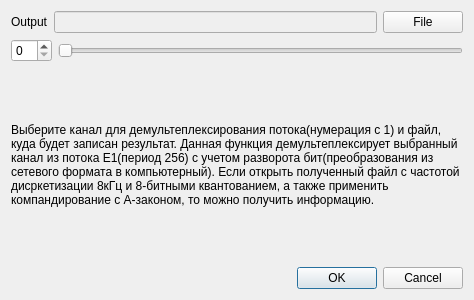
<?xml version="1.0" encoding="UTF-8"?>
<ui version="4.0">
 <class>DemultStreamDialog</class>
 <widget class="QDialog" name="DemultStreamDialog">
  <property name="geometry">
   <rect>
    <x>0</x>
    <y>0</y>
    <width>474</width>
    <height>300</height>
   </rect>
  </property>
  <property name="windowTitle">
   <string>Dialog</string>
  </property>
  <property name="modal">
   <bool>true</bool>
  </property>
  <layout class="QGridLayout" name="gridLayout">
   <item row="0" column="0">
    <layout class="QVBoxLayout" name="verticalLayout">
     <item>
      <layout class="QHBoxLayout" name="horizontalLayout_2">
       <item>
        <widget class="QLabel" name="outputLB">
         <property name="text">
          <string>Output</string>
         </property>
        </widget>
       </item>
       <item>
        <widget class="QLineEdit" name="outputLED">
         <property name="enabled">
          <bool>false</bool>
         </property>
        </widget>
       </item>
       <item>
        <widget class="QPushButton" name="outputPBN">
         <property name="text">
          <string>File</string>
         </property>
        </widget>
       </item>
      </layout>
     </item>
     <item>
      <layout class="QHBoxLayout" name="horizontalLayout">
       <item>
        <widget class="QSpinBox" name="channelSB"/>
       </item>
       <item>
        <widget class="QSlider" name="channelSL">
         <property name="orientation">
          <enum>Qt::Horizontal</enum>
         </property>
        </widget>
       </item>
      </layout>
     </item>
     <item>
      <widget class="QLabel" name="infoLB">
       <property name="text">
        <string>Выберите канал для демультеплексирования потока(нумерация с 1) и файл, куда будет записан результат. Данная функция демультеплексирует выбранный канал из потока E1(период 256) с учетом разворота бит(преобразования из сетевого формата в компьютерный). Если открыть полученный файл с частотой дисркетизации 8кГц и 8-битными квантованием, а также применить компандирование с A-законом, то можно получить информацию.</string>
       </property>
       <property name="wordWrap">
        <bool>true</bool>
       </property>
      </widget>
     </item>
     <item>
      <widget class="QDialogButtonBox" name="buttonBox">
       <property name="standardButtons">
        <set>QDialogButtonBox::Cancel|QDialogButtonBox::Ok</set>
       </property>
      </widget>
     </item>
    </layout>
   </item>
  </layout>
 </widget>
 <resources/>
 <connections>
  <connection>
   <sender>channelSB</sender>
   <signal>valueChanged(int)</signal>
   <receiver>channelSL</receiver>
   <slot>setValue(int)</slot>
   <hints>
    <hint type="sourcelabel">
     <x>31</x>
     <y>110</y>
    </hint>
    <hint type="destinationlabel">
     <x>209</x>
     <y>110</y>
    </hint>
   </hints>
  </connection>
  <connection>
   <sender>channelSL</sender>
   <signal>valueChanged(int)</signal>
   <receiver>channelSB</receiver>
   <slot>setValue(int)</slot>
   <hints>
    <hint type="sourcelabel">
     <x>209</x>
     <y>110</y>
    </hint>
    <hint type="destinationlabel">
     <x>31</x>
     <y>110</y>
    </hint>
   </hints>
  </connection>
  <connection>
   <sender>buttonBox</sender>
   <signal>accepted()</signal>
   <receiver>DemultStreamDialog</receiver>
   <slot>accept()</slot>
   <hints>
    <hint type="sourcelabel">
     <x>230</x>
     <y>198</y>
    </hint>
    <hint type="destinationlabel">
     <x>230</x>
     <y>110</y>
    </hint>
   </hints>
  </connection>
  <connection>
   <sender>buttonBox</sender>
   <signal>rejected()</signal>
   <receiver>DemultStreamDialog</receiver>
   <slot>reject()</slot>
   <hints>
    <hint type="sourcelabel">
     <x>230</x>
     <y>198</y>
    </hint>
    <hint type="destinationlabel">
     <x>230</x>
     <y>110</y>
    </hint>
   </hints>
  </connection>
 </connections>
</ui>
